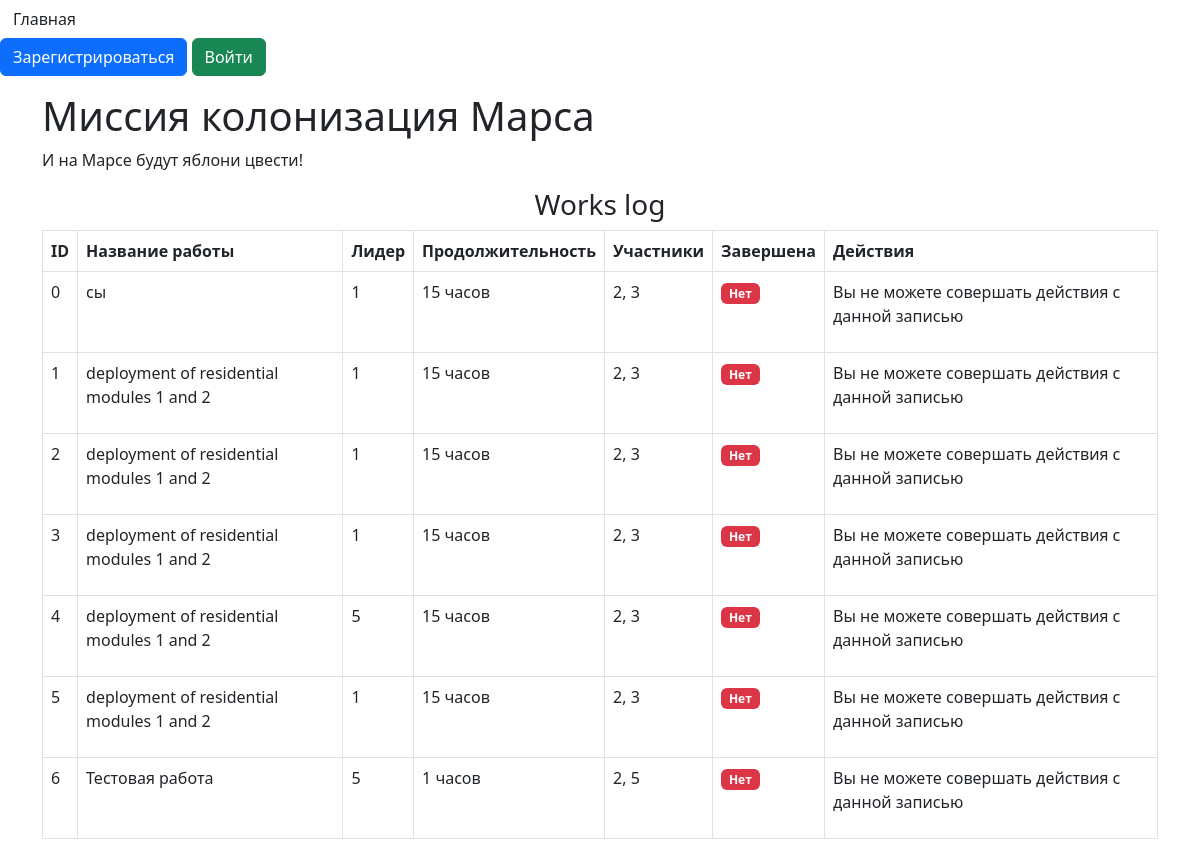
Before: / with the older database file.
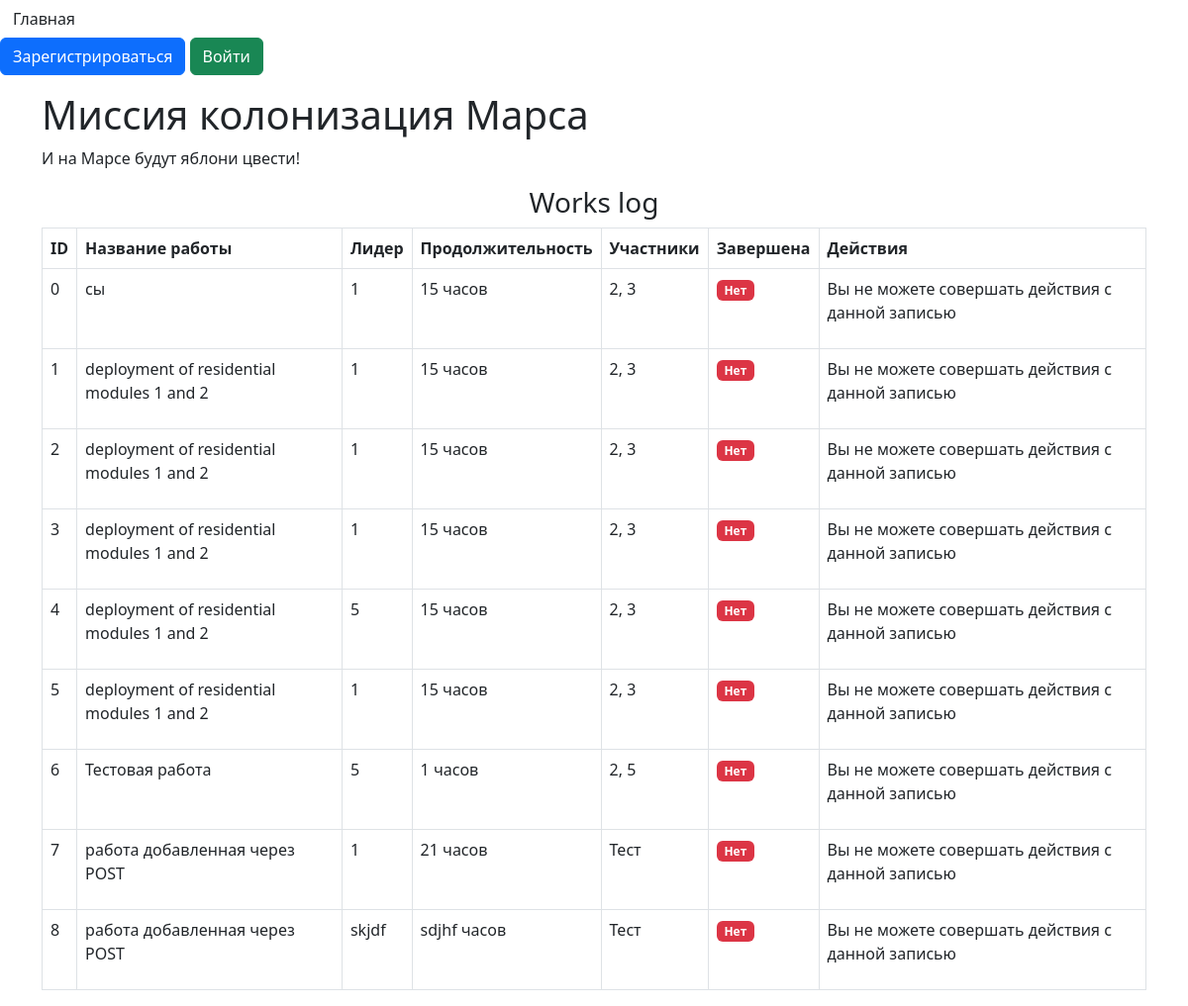
After: the same page with the newer database file.
### data/jobs.py (models this page shows, shortened)
class Jobs(SqlAlchemyBase, SerializerMixin):
    __tablename__ = 'jobs'
    id = sqlalchemy.Column(sqlalchemy.Integer, primary_key=True, autoincrement=True)
    team_leader = sqlalchemy.Column(
        sqlalchemy.Integer,
        sqlalchemy.ForeignKey('users.id')
    )
    job = sqlalchemy.Column(sqlalchemy.String)
    work_size = sqlalchemy.Column(sqlalchemy.Integer)
    collaborators = sqlalchemy.Column(sqlalchemy.String)
    start_date = sqlalchemy.Column(sqlalchemy.DateTime, default=datetime.now)
    end_date = sqlalchemy.Column(sqlalchemy.DateTime)
    is_finished = sqlalchemy.Column(sqlalchemy.Boolean, default=False)
    user = orm.relationship('User', back_populates="jobs")

### main.py (the view)
@app.route("/")
def index():
    db_sess = db_session.create_session()
    jobs = db_sess.query(Jobs).all()
    return render_template("index.html", jobs=jobs)

### data/db_session.py (called while the page is built)
def create_session() -> Session:
    global __factory
    return __factory()

### templates/index.html (shortened to what this page needs)
{% extends 'base.html' %}
{% block content %}
<div class="container">
    <h1>Миссия колонизация Марса</h1>
    <p>И на Марсе будут яблони цвести!</p>
    <h3 style="text-align: center;">Works log</h3>
    <div class="table-responsive">
        <table class="table table-bordered">
            <thead class="thead-dark">
                <tr>
                    <th>ID</th>
                    <th>Название работы</th>
                    <th>Лидер</th>
                    <th>Продолжительность</th>
                    <th>Участники</th>
                    <th>Завершена</th>
                    <th>Действия</th>
                </tr>
            </thead>
            <tbody>
                {% for job in jobs %}
                <tr>
                    <td>{{ job.id }}</td>
                    <td>{{ job.job }}</td>
                    <td>{{ job.team_leader }}</td>
                    <td>{{ job.work_size }} часов</td>
                    <td>{{ job.collaborators }}</td>
                    <td>
                        {% if job.is_finished %}
                        <span class="badge bg-success">Да</span>
                        {% else %}
                        <span class="badge bg-danger">Нет</span>
                        {% endif %}
                    </td>
                    <td>
                        {% if current_user.is_authenticated and (current_user.id == job.team_leader or current_user.id == 1) %}
                        <a href="/edit_job/{{ job.id }}" class="btn btn-warning btn-sm">Редактировать</a>
                        <a href="/delete_job/{{ job.id }}" class="btn btn-danger btn-sm">Удалить</a>
                        {% else %}
                        <p>Вы не можете совершать действия с данной записью</p>
                        {% endif %}
                    </td>
                </tr>
                {% endfor %}
            </tbody>
        </table>
    </div>
</div>
{% endblock %}

### templates/base.html (shortened to what this page needs)
<!DOCTYPE html>
<html lang="en">
  <head>
    <link href="https://cdn.jsdelivr.net/npm/bootstrap@5.3.0/dist/css/bootstrap.min.css" rel="stylesheet" />
  </head>
  <body>
    <a class="btn" href="/">Главная</a>
    {% if current_user.is_authenticated %}
      <a class="navbar-brand" href="/logout">{{ current_user.name }}</a>
      <a class="nav-link" href="/departments">Департаменты</a>
    {% else %}
      <p>
        <a class="btn btn-primary" href="/register">Зарегистрироваться</a>
        <a class="btn btn-success" href="/login">Войти</a>
      </p>
    {% endif %}
    {% block content %}
    {% endblock %}
  </body>
</html>

Changed rows visible on the page:
added Jobs: id "7", job "работа добавленная через POST", team_leader "1", work_size "21", collaborators "Тест", is_finished "Нет"
added Jobs: id "8", job "работа добавленная через POST", team_leader "skjdf", work_size "sdjhf", collaborators "Тест", is_finished "Нет"
